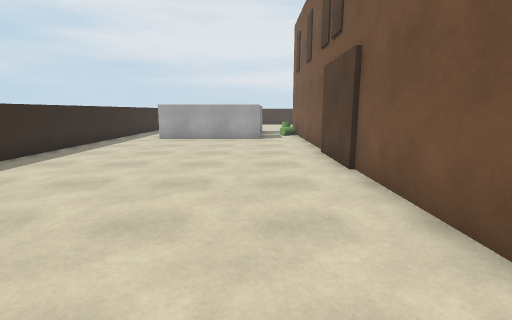
View 1 (above)

24 first-person views from a walk through a Unity game level. The camera is 1.4 m above the floor, tilts 10° down and sees 85° across. The floor is counted in squares, 1 m on a side. Each view is taken from the middle of a square. On the plan, view 1 faces up. The plan holds only what a view shows up to about 14 squares ahead; the rest is blank. The place goes on beyond the plan.

View 2
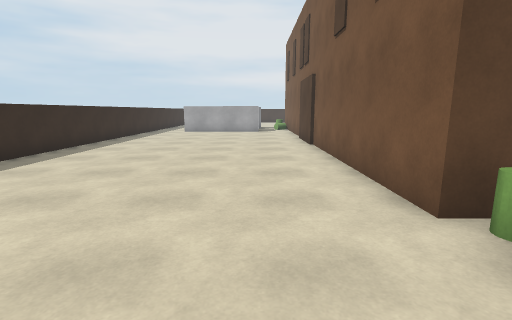

View 3
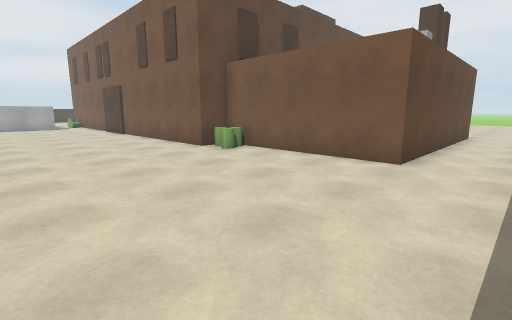

View 4
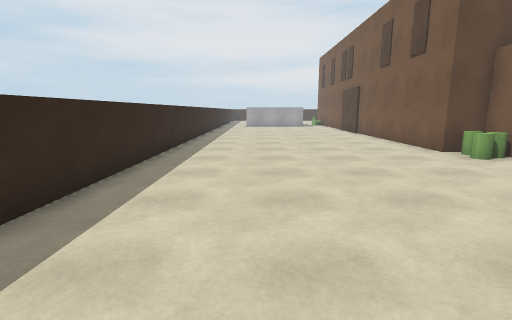

View 5
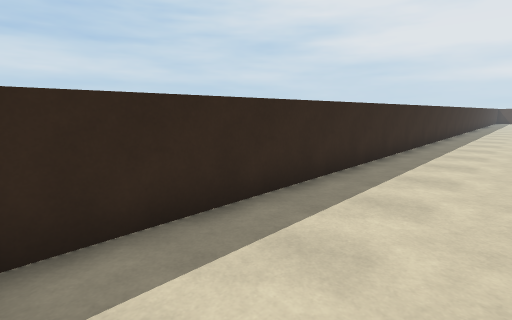

View 6
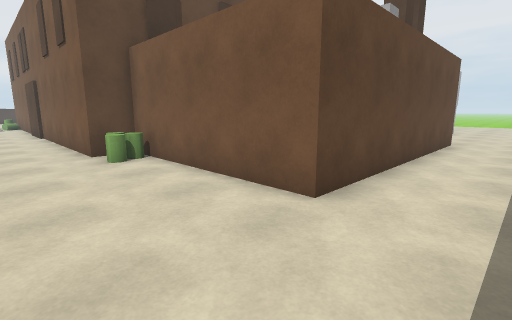

View 7
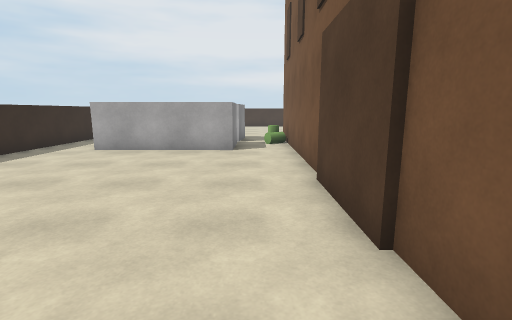

View 8
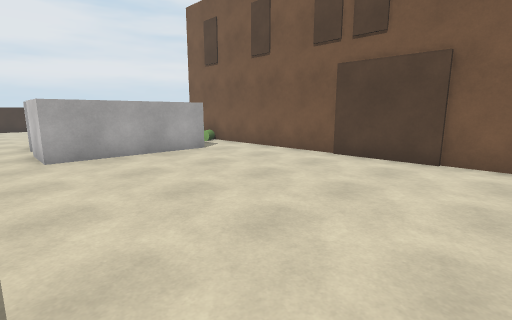

View 9
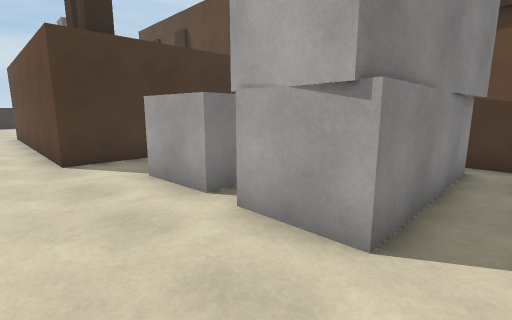

View 10
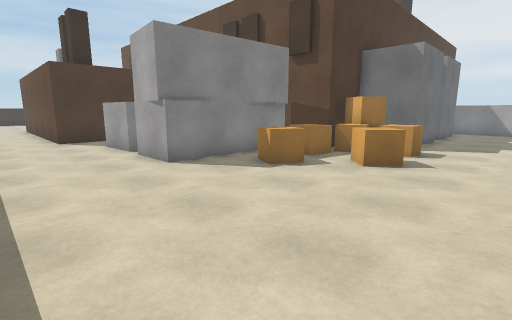

View 11
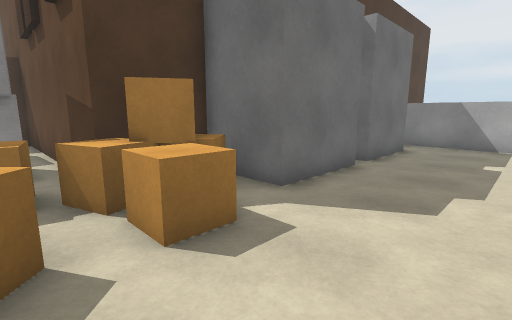

View 12
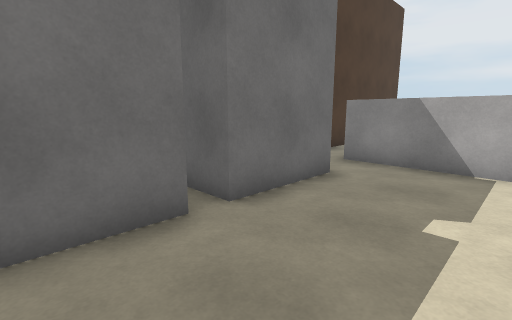

View 13
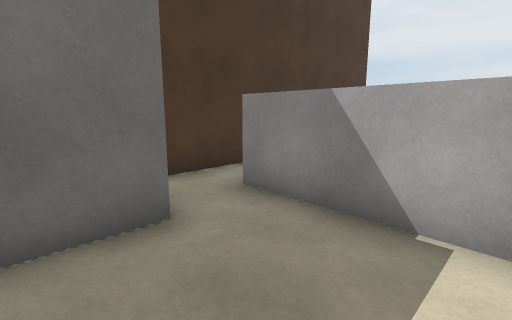

View 14
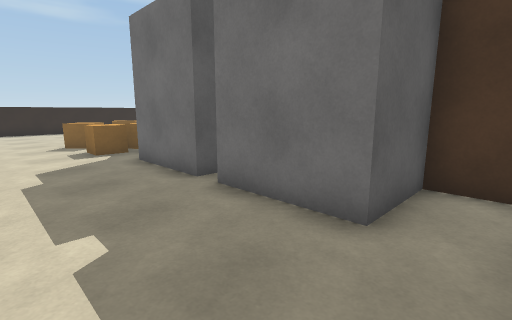

View 15
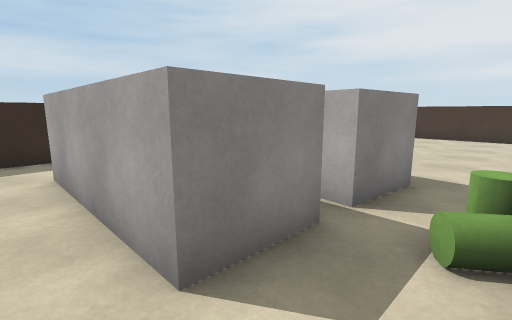

View 16
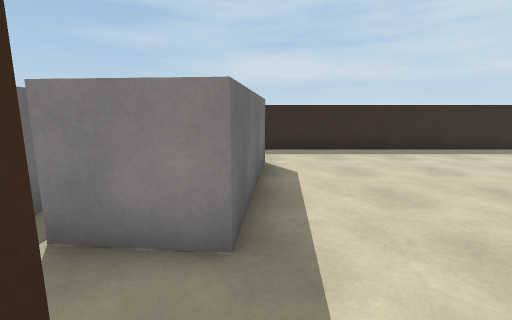

View 17
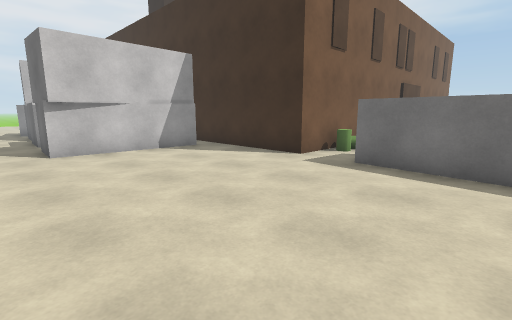

View 18
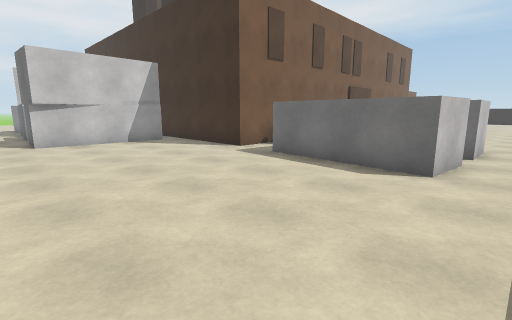

View 19
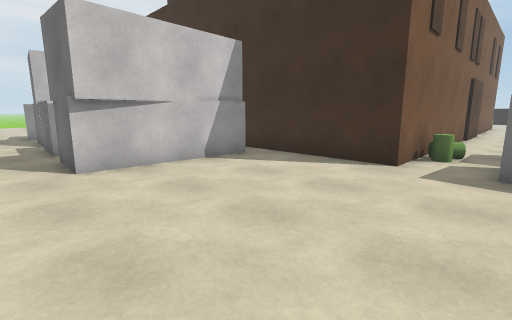

View 20
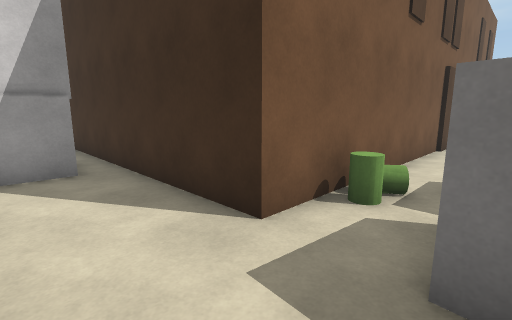

View 21
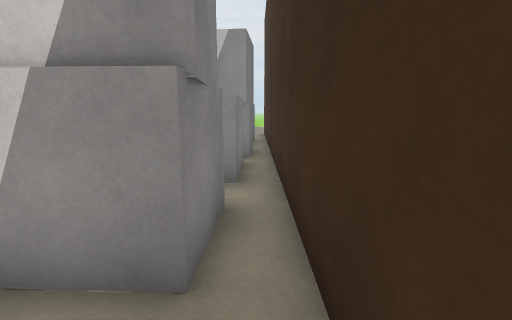

View 22
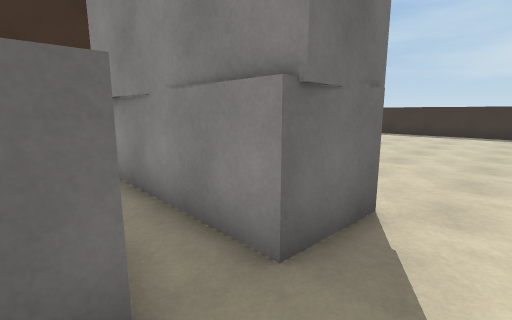

View 23
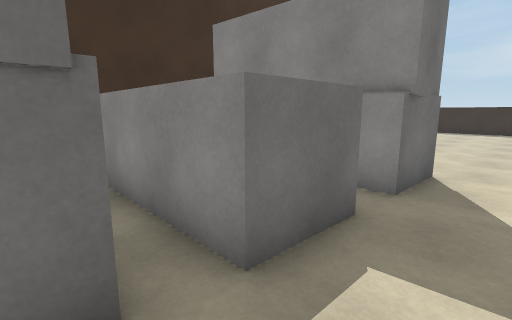

View 24
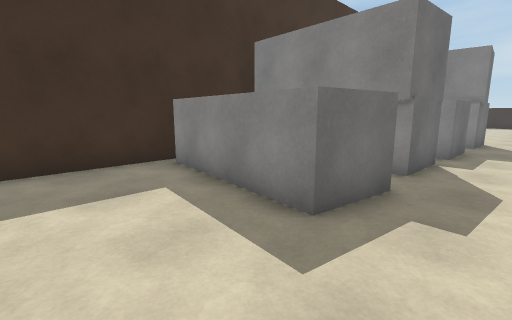

### Floor plan
Points are (right, up) in squares from view 1. A wall is a line through its corners. A room is listed if a view was taken in it or the views show most of it. See-through windows are left out.
Room 1 (views 1, 2, 3, 4, 5, 6, 7, 8, 9, 10, 11, 12, 13, 14, 15)
walls: (13.8, -7.4) (13.8, -8.6) (3.8, -8.6) (3.8, -1.5) (2.4, -1.5) (2.4, 15.5); (18.1, -7.4) (16, -7.4); (21, -2.4) (21, -7.4) (18.8, -7.4); (0.2, 16) (0.2, 14) (-4.8, 14); (-7.2, 13.5) (-7.2, -11); (24.7, 3.9) (24.7, 0.9) (22.4, 0.9) (22.4, -1.5) (19, -1.5); (22.4, 9.4) (22.4, 7.7) (24.7, 7.7) (24.7, 4.7); (27.9, 9.4) (24.1, 9.5)
ways out: opening at (-6, 14) to room 2; opening at (1, 16) to room 2; opening at (23, 10) to room 4; opening at (15, -7)
objects: other object (3, -3); other object (3, -2); orange crate (22, -5) to (23, -5); orange crate (22, -4) to (23, -3); orange crate (23, -2) to (24, -1); orange crate (23, 0) to (24, 0); orange crate (24, -4) to (26, -3); orange crate (25, -2) to (25, -1)
Room 2 (views 16, 17, 18, 19, 20, 21)
walls: (2.4, 15.5) (2.4, 18.5) (12.9, 18.5); (-4.8, 17.1) (-4.6, 19.2) (0.4, 18.8) (0.2, 16.8); (9, 19.5) (7, 19.5) (7.1, 24.5) (9.1, 24.4) (9, 19.8); (-7.2, 26.5) (-7.2, 13.5); (-4.8, 14) (-4.8, 16.1); (12.1, 19.3) (10.4, 19.4)
ways out: opening at (-6, 14) to room 1; opening at (1, 16) to room 1; opening at (11.5, 25.5) to room 3
objects: other object (2, 17)
Room 3 (view 22)
walls: (10.4, 24.4) (12.5, 24.3) (12.4, 20.4)
ways out: opening at (11.5, 25.5) to room 2; opening at (14.5, 25.5) to room 4
Room 4 (views 23, 24)
walls: (16.9, 23.9) (16.9, 24.3) (18.9, 24) (18.2, 19); (17.5, 18.5) (21.8, 18.5); (22.4, 12.9) (22.4, 9.4); (13.4, 24.3) (15.5, 24.3) (15.5, 23.7)
ways out: opening at (23, 10) to room 1; opening at (14.5, 25.5) to room 3

Positions as (right, up) in squares from view 1, and headings:
1: (0, 0), facing up
2: (0, -5), facing up
3: (-4, -11), facing up-right
4: (-4, -11), facing up
5: (-4, -11), facing up-left
6: (0, -11), facing up-right
7: (1, 4), facing up
8: (-6, 5), facing up-right
9: (22, -10), facing up-left
10: (28, -11), facing up-left
11: (28, -3), facing up-left
12: (28, 2), facing up-left
13: (28, 6), facing up-left
14: (28, 9), facing down-left
15: (2, 13), facing up-left
16: (3, 19), facing left
17: (-3, 26), facing down-right
18: (-6, 26), facing down-right
19: (0, 26), facing down-right
20: (0, 21), facing down-right
21: (5, 19), facing right
22: (11, 26), facing down-left
23: (14, 26), facing down-left
24: (22, 26), facing down-left
